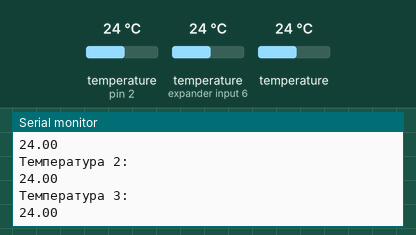
A sketch run on a simulated Arduino Uno, built with avr-gcc and run on an emulated ATmega328P. On the bench: the last lines printed to the serial monitor. The test bench sets the inputs (shaded band); at power-on: temperature (sensors on pin 2, expander input 6) 24 °C, temperature 24 °C.

Above: at 7.3 s.
7.4 s: temperature (sensor on pin 2) set to 12 °C
14.2 s: temperature (sensor on expander input 6) set to 19 °C
At 19.3 s:
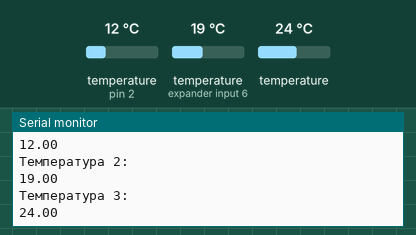
21.0 s: temperature (sensor 202) set to 28 °C
At 24.6 s:
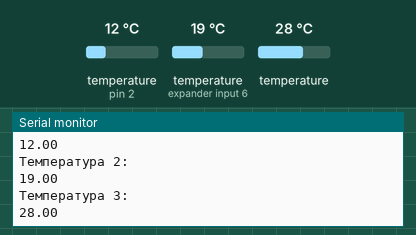
27.8 s: temperature (sensor on pin 2) set to 33 °C
34.6 s: temperature (sensor on expander input 6) set to 41 °C
At 36.5 s:
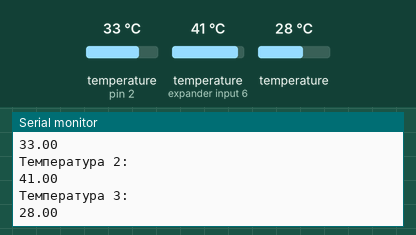
Timing chart, 0 to 38.0 s (numbered marks = the images above; inputs shaded):
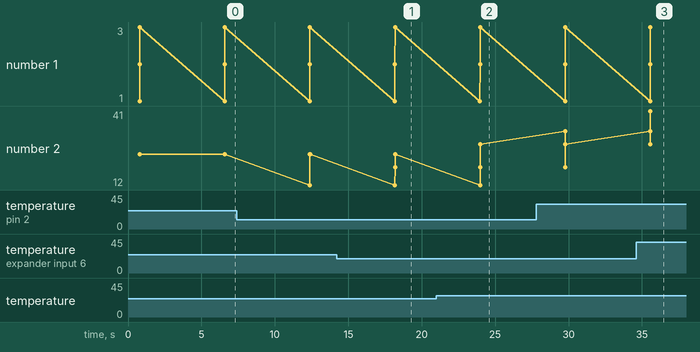

The sketch:

emperature.ino
```cpp
#include <OneWire.h>
#include <DallasTemperature.h>
#define ONE_WIRE_BUS 2


OneWire oneWire(ONE_WIRE_BUS); // передаем данные о аналоговом выходе
DallasTemperature sensors(&oneWire); // объявление датчиков
float temp1, temp2, temp3; // создаем переменные для температуры
void setup() {
Serial.begin(115200);
sensors.begin(); // начинаем считывать данные с датчиков
}
void loop() {
sensors.requestTemperatures(); // опрашиваем датчики
temp1 = sensors.getTempCByIndex(0); // присваиваем
temp2 = sensors.getTempCByIndex(1);
temp3 = sensors.getTempCByIndex(2);
Serial.println("Температура 1:");
Serial.println(temp1);
Serial.println("Температура 2:");
Serial.println(temp2);
Serial.println("Температура 3:");
Serial.println(temp3);


delay(5000); // выставляем задержку 5 секунд
}
```

Measured:
- after the input at 14.2 s, the serial monitor: prints a new line after 4.0 s (image 1)
- after the input at 21.0 s, the serial monitor: prints a new line after 3.0 s (image 2)
- after the input at 34.6 s, the serial monitor: prints a new line after 0.96 s (image 3)
- plotted number 2: 24 → 28 after the input at 21.0 s
